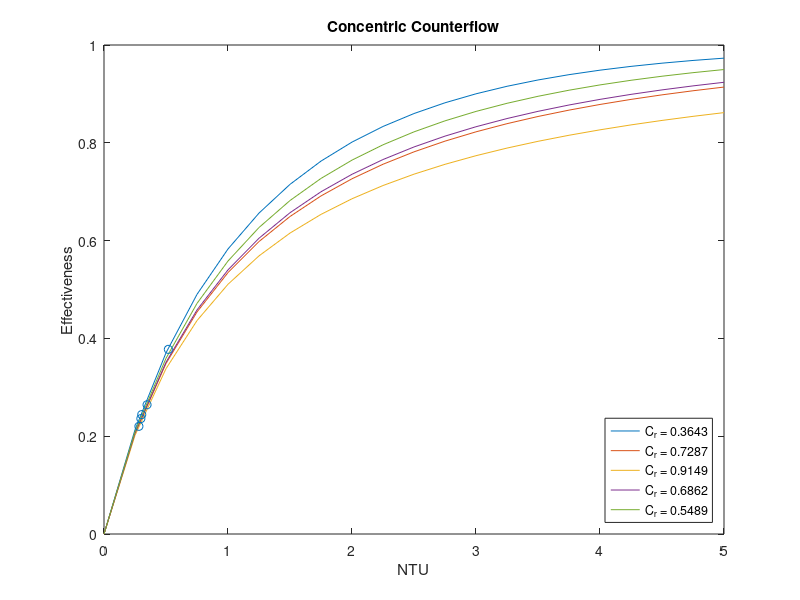

Source code (MATLAB):
clc
clear all 
close all
 
mDotc = [0.063, 0.126, 0.189, 0.252, 0.315]; % kg/s
mDoth = [0.173, 0.173, 0.173, 0.173, 0.173]; % kg/s
 
T_hi = [55.4, 55.5, 56, 55.2, 55.3];
T_co = [28.7, 24.6, 21.8, 19.9, 18.7];
T_ci = [12.5, 12.4, 12.4, 12.4, 12.3];
T_ho = [48.7, 47.2, 46.4, 45.1, 44.8];
 
T_ave_c = (T_co+T_ci)/2+273;
T_ave_h = (T_hi+T_ho)/2+273;
 
C_c = [4181, 4184, 4184, 4184, 4184];
C_h = [4182, 4182, 4182, 4182, 4182]; 
 
C_r1 = (0.063*4184)/(0.173*4182);
C_r2 = (0.126*4184)/(0.173*4182);
C_r3 = (0.173*4182)/(0.189*4184);
C_r4 = (0.173*4182)/(0.252*4184);
C_r5 = (0.173*4182)/(0.315*4184);
 
NTU = 0:0.25:5;
 
C_rtotal = [C_r1, C_r2, C_r3, C_r4, C_r5];
 
%eff = (1-exp(-NTU.*(1-C_rtotal)))./(1-C_rtotal.*exp(-NTU.*(1-C_rtotal)));
 
C_r1tot = [0.3643, 0.3643, 0.3643, 0.3643, 0.3643,0.3643,0.3643,0.3643,0.3643,0.3643,0.3643,0.3643,0.3643,0.3643,0.3643,0.3643,0.3643,0.3643,0.3643,0.3643,0.3643];
C_r2tot = [0.7287, 0.7287, 0.7287, 0.7287, 0.7287,0.7287,0.7287,0.7287,0.7287,0.7287,0.7287,0.7287,0.7287,0.7287,0.7287,0.7287,0.7287,0.7287,0.7287,0.7287,0.7287];
C_r3tot = [0.9149, 0.9149, 0.9149, 0.9149, 0.9149,0.9149,0.9149,0.9149,0.9149,0.9149,0.9149,0.9149,0.9149,0.9149,0.9149,0.9149,0.9149,0.9149,0.9149,0.9149,0.9149];
C_r4tot = [0.6862, 0.6862, 0.6862, 0.6862, 0.6862,0.6862,0.6862,0.6862,0.6862,0.6862,0.6862,0.6862,0.6862,0.6862,0.6862,0.6862,0.6862,0.6862,0.6862,0.6862,0.6862];
C_r5tot = [0.5489, 0.5489, 0.5489, 0.5489, 0.5489,0.5489,0.5489,0.5489,0.5489,0.5489,0.5489,0.5489,0.5489,0.5489,0.5489,0.5489,0.5489,0.5489,0.5489,0.5489,0.5489];
 
eff1 = (1-exp(-NTU.*(1-C_r1tot)))./(1-C_r1tot.*exp(-NTU.*(1-C_r1tot)))
eff2 = (1-exp(-NTU.*(1-C_r2tot)))./(1-C_r2tot.*exp(-NTU.*(1-C_r2tot)));
eff3 = (1-exp(-NTU.*(1-C_r3tot)))./(1-C_r3tot.*exp(-NTU.*(1-C_r3tot)));
eff4 = (1-exp(-NTU.*(1-C_r4tot)))./(1-C_r4tot.*exp(-NTU.*(1-C_r4tot)));
eff5 = (1-exp(-NTU.*(1-C_r5tot)))./(1-C_r5tot.*exp(-NTU.*(1-C_r5tot)));
 
% figure(1)
% plot(NTU, eff1)
% hold on
% plot(NTU, eff2)
% plot(NTU, eff3)
% plot(NTU, eff4)
% plot(NTU, eff5)
% xlabel('NTU')
% ylabel('Effectiveness')
% legend('C_r = 0.3643', 'C_r = 0.7287', 'C_r = 0.9149', 'C_r = 0.6862', 'C_r = 0.5489', 'location', 'southeast')
% hold off
 
 
C_cold = mDotc.*C_c
C_hot = mDoth.*C_h
 
qc = (mDotc.*C_c).*(T_co-T_ci)
qh = (mDoth.*C_h).*(T_hi-T_ho)
C_min = [263.4, 527.2, 723.486, 723.486, 723.486] 
qmax = C_min.*(T_hi-T_ci) 
effb = qh./qmax
effb2 = qc./qmax
eff_correct = [0.3776, 0.2643, 0.2202, 0.2360, 0.2442]
del_T1 =(T_hi - T_co) 
del_T2 = (T_ho-T_ci) 
del_log_mean = (del_T2-del_T1)./(log(del_T2./del_T1)) 
UA_c = qc./del_log_mean
UA_h = qh./del_log_mean
UA_correct = [136.7258, 183.0138, 203.6799, 215.0227, 220.1313]
NTUb = UA_correct./C_min
 
figure(1)
plot(NTU, eff1)
hold on
plot(NTU, eff2)
plot(NTU, eff3)
plot(NTU, eff4)
plot(NTU, eff5)
scatter(NTUb, eff_correct, 'b*')
title('Concentric Counterflow')
xlabel('NTU')
ylabel('Effectiveness')
legend('C_r = 0.3643', 'C_r = 0.7287', 'C_r = 0.9149', 'C_r = 0.6862', 'C_r = 0.5489', 'location', 'southeast')
hold off
qmax